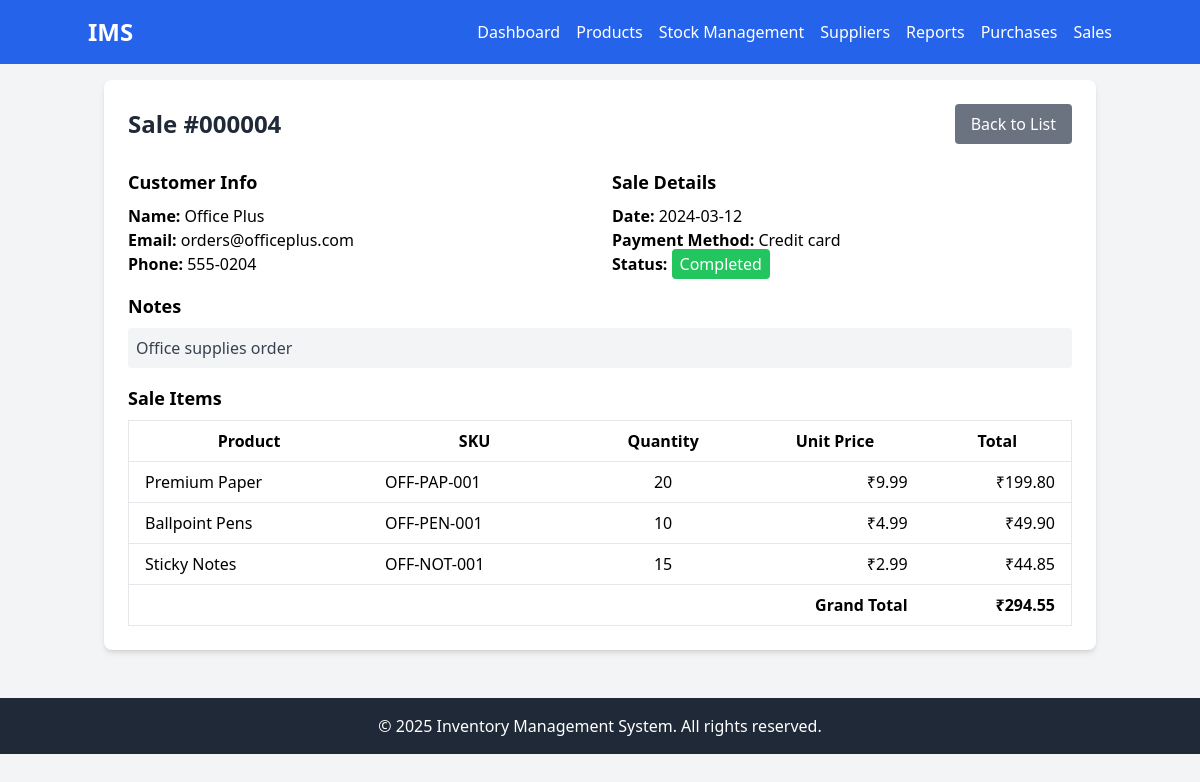
The app's page /sales/view.php?id=4 with its own data.
### tables this page shows
CREATE TABLE sales (
    id INT AUTO_INCREMENT PRIMARY KEY,
    sale_date DATE NOT NULL,
    customer_name VARCHAR(255) NOT NULL,
    customer_email VARCHAR(255),
    customer_phone VARCHAR(50),
    total_amount DECIMAL(10,2) NOT NULL,
    payment_method ENUM('cash', 'credit_card', 'bank_transfer') NOT NULL,
    status ENUM('completed', 'pending', 'cancelled') NOT NULL DEFAULT 'pending',
    notes TEXT,
    created_at TIMESTAMP DEFAULT CURRENT_TIMESTAMP
);

CREATE TABLE sale_items (
    id INT AUTO_INCREMENT PRIMARY KEY,
    sale_id INT NOT NULL,
    product_id INT NOT NULL,
    quantity INT NOT NULL,
    unit_price DECIMAL(10,2) NOT NULL,
    total_price DECIMAL(10,2) NOT NULL,
    created_at TIMESTAMP DEFAULT CURRENT_TIMESTAMP,
    FOREIGN KEY (sale_id) REFERENCES sales(id) ON DELETE CASCADE,
    FOREIGN KEY (product_id) REFERENCES products(id) ON DELETE RESTRICT
);

CREATE TABLE IF NOT EXISTS products (
    id INT PRIMARY KEY AUTO_INCREMENT,
    name VARCHAR(100) NOT NULL,
    description TEXT,
    category_id INT,
    supplier_id INT,
    sku VARCHAR(50) UNIQUE,
    price DECIMAL(10,2),
    stock_quantity INT DEFAULT 0,
    reorder_level INT DEFAULT 10,
    created_at TIMESTAMP DEFAULT CURRENT_TIMESTAMP,
    FOREIGN KEY (category_id) REFERENCES categories(id) ON DELETE SET NULL,
    FOREIGN KEY (supplier_id) REFERENCES suppliers(id) ON DELETE SET NULL
);

### sales/view.php (the view, shortened to what this page needs)
<?php
require_once '../includes/config.php';
require_once '../includes/header.php';
$sale_id = (int)$_GET['id'];
$stmt = $conn->prepare("SELECT * FROM sales WHERE id = ?");
$stmt->bind_param('i', $sale_id);
$stmt->execute();
$sale = $stmt->get_result()->fetch_assoc();
$stmt = $conn->prepare("SELECT si.*, p.name, p.sku FROM sale_items si JOIN products p ON si.product_id = p.id WHERE si.sale_id = ?");
$stmt->bind_param('i', $sale_id);
$stmt->execute();
$sale_items = $stmt->get_result();
?>
<div class="bg-white rounded-lg shadow-md p-6">
    <div class="flex justify-between items-center mb-6">
        <h1 class="text-2xl font-bold text-gray-800">Sale #<?php echo str_pad($sale['id'], 6, '0', STR_PAD_LEFT); ?></h1>
        <a href="index.php" class="bg-gray-500 text-white px-4 py-2 rounded hover:bg-gray-600">Back to List</a>
    </div>
    <div class="mb-4 grid grid-cols-1 md:grid-cols-2 gap-6">
        <div>
            <h2 class="font-semibold text-lg mb-2">Customer Info</h2>
            <div><strong>Name:</strong> <?php echo htmlspecialchars($sale['customer_name']); ?></div>
            <div><strong>Email:</strong> <?php echo htmlspecialchars($sale['customer_email']); ?></div>
            <div><strong>Phone:</strong> <?php echo htmlspecialchars($sale['customer_phone']); ?></div>
        </div>
        <div>
            <h2 class="font-semibold text-lg mb-2">Sale Details</h2>
            <div><strong>Date:</strong> <?php echo htmlspecialchars($sale['sale_date']); ?></div>
            <div><strong>Payment Method:</strong> <?php echo ucfirst(str_replace('_', ' ', $sale['payment_method'])); ?></div>
            <div><strong>Status:</strong> <span class="px-2 py-1 rounded text-white <?php
                if ($sale['status'] === 'completed') echo 'bg-green-500';
                elseif ($sale['status'] === 'cancelled') echo 'bg-red-500';
                else echo 'bg-yellow-500';
            ?>"><?php echo ucfirst($sale['status']); ?></span></div>
        </div>
    </div>
    <div class="mb-4">
        <h2 class="font-semibold text-lg mb-2">Notes</h2>
        <div class="bg-gray-100 rounded p-2 text-gray-700"><?php echo nl2br(htmlspecialchars($sale['notes'])); ?></div>
    </div>
    <div>
        <h2 class="font-semibold text-lg mb-2">Sale Items</h2>
        <div class="overflow-x-auto">
            <table class="min-w-full bg-white border border-gray-200">
                <thead>
                    <tr>
                        <th class="px-4 py-2 border-b">Product</th>
                        <th class="px-4 py-2 border-b">SKU</th>
                        <th class="px-4 py-2 border-b">Quantity</th>
                        <th class="px-4 py-2 border-b">Unit Price</th>
                        <th class="px-4 py-2 border-b">Total</th>
                    </tr>
                </thead>
                <tbody>
                    <?php $grand_total = 0; while ($item = $sale_items->fetch_assoc()): $grand_total += $item['total_price']; ?>
                    <tr>
                        <td class="px-4 py-2 border-b"><?php echo htmlspecialchars($item['name']); ?></td>
                        <td class="px-4 py-2 border-b"><?php echo htmlspecialchars($item['sku']); ?></td>
                        <td class="px-4 py-2 border-b text-center"><?php echo $item['quantity']; ?></td>
                        <td class="px-4 py-2 border-b text-right">₹<?php echo number_format($item['unit_price'], 2); ?></td>
                        <td class="px-4 py-2 border-b text-right">₹<?php echo number_format($item['total_price'], 2); ?></td>
                    </tr>
                    <?php endwhile; ?>
                </tbody>
                <tfoot>
                    <tr>
                        <td colspan="4" class="px-4 py-2 font-bold text-right">Grand Total</td>
                        <td class="px-4 py-2 font-bold text-right">₹<?php echo number_format($grand_total, 2); ?></td>
                    </tr>
                </tfoot>
            </table>
        </div>
    </div>
</div>
<?php require_once '../includes/footer.php'; ?>

### records on screen
sales: id "000004", customer_name "Office Plus", customer_email "orders@officeplus.com", customer_phone "555-0204", sale_date "2024-03-12", payment_method "Credit card", status "Completed", notes "Office supplies order"
sale_items: product.name "Premium Paper", product.sku "OFF-PAP-001", quantity "20", unit_price "9.99", total_price "199.80"
sale_items: product.name "Ballpoint Pens", product.sku "OFF-PEN-001", quantity "10", unit_price "4.99", total_price "49.90"
sale_items: product.name "Sticky Notes", product.sku "OFF-NOT-001", quantity "15", unit_price "2.99", total_price "44.85"

### other values on screen
$grand_total "294.55"
